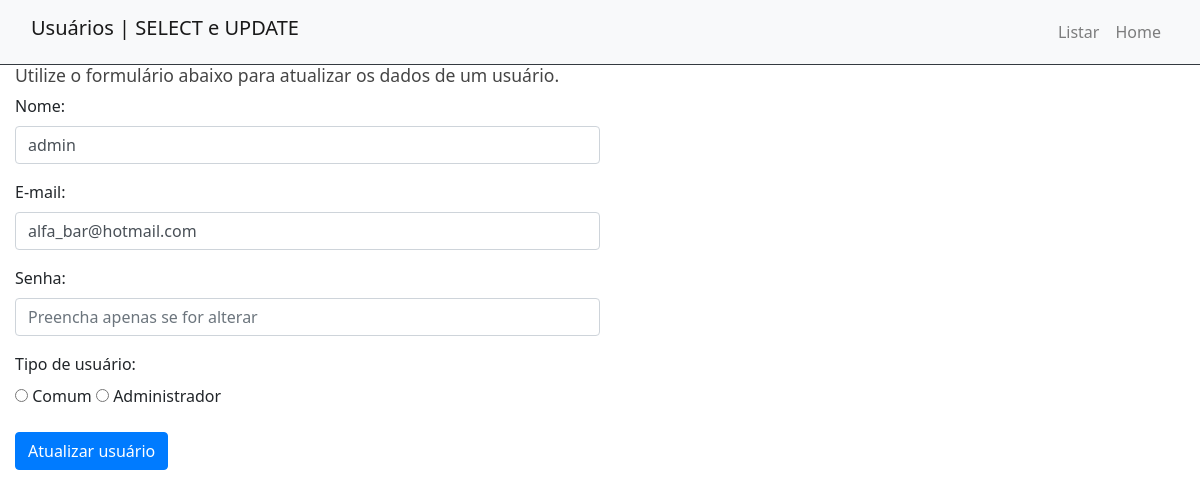
The app's page /admin/usuarios/atualizar.php?id=4 (signed in) with its own data.
### tables this page shows
CREATE TABLE `usuarios` (
  `id` tinyint(4) NOT NULL,
  `nome` varchar(50) NOT NULL,
  `email` varchar(50) NOT NULL,
  `senha` varchar(255) NOT NULL,
  `tipo` enum('administrador','comum') DEFAULT NULL
);

### src/Banco.php (called while the page is built)
<?php
abstract class Banco {
    private static PDO $conexao;
    public static function conecta():PDO{
        $servidor = "localhost";
        $usuario = "root";
        $senha = "";
        $banco = "exemplo_vendas";
        try {
            self::$conexao = new PDO(
                "mysql:host=$servidor; dbname=$banco; charset=utf8",
                $usuario,
                $senha
            );
            self::$conexao->setAttribute(
                PDO::ATTR_ERRMODE, PDO::ERRMODE_EXCEPTION
            );
        } catch(Exception $erro){
            die("Erro: ". $erro->getMessage());
        }
        return self::$conexao;
    }
}

### src/Usuario.php (called while the page is built, shortened)
<?php
require_once "Banco.php";
class Usuario {
    private int $id;
    public function __construct() {
        $this->conexao = Banco::conecta();
    }
    public function lerUmUsuario():array {
        $sql = "SELECT * FROM usuarios WHERE id = :id";
        try {
            $consulta = $this->conexao->prepare($sql);
            $consulta->bindParam(':id', $this->id, PDO::PARAM_INT);
            $consulta->execute();
            $resultado = $consulta->fetch(PDO::FETCH_ASSOC);
        } catch(Exception $erro){
            die( "Erro: " .$erro->getMessage());
        }
        return $resultado;
    }
    public function setId( $id ){
        $this->id = filter_var($id, FILTER_SANITIZE_NUMBER_INT);
    }
}

### admin/usuarios/atualizar.php (the view, shortened to what this page needs)
<?php
require "../../src/Usuario.php";
$usuario = new Usuario;
$usuario->setId($_GET['id']);
$dados = $usuario->lerUmUsuario();
?>
<!DOCTYPE html>
<html lang="pt-br">
<head>
<link rel="stylesheet" href="https://cdn.jsdelivr.net/npm/bootstrap@4.6.0/dist/css/bootstrap.min.css">
<link href="../../css/style.css" rel="stylesheet">
</head>
<body>
<header class="sticky-top border-bottom border-dark">
  <nav class="navbar navbar-expand-lg navbar-light bg-light">
    <div class="container">
      <h1 class="navbar-brand">Usuários | SELECT e UPDATE </h1>
      <div class="collapse navbar-collapse" id="navbarNav">
        <ul class="navbar-nav ml-auto">
          <li class="nav-item">
              <a href="listar.php" class="nav-link">Listar</a>
          </li>
          <li class="nav-item">
            <a class="nav-link" href="../index.php">Home</a>
          </li>
        </ul>
      </div>
    </div>
  </nav>
</header>
<div class="container">
    <h2>Utilize o formulário abaixo para atualizar os dados de um usuário.</h2>
    <form action="" method="post" class="w-50">
        <p class="form-group">
            <label class="form-label" for="nome">Nome:</label><br>
	        <input value="<?= $dados['nome']?>" class="form-control" type="text" name="nome" id="nome" required>
        </p>
        <p class="form-group">
            <label class="form-label" for="nome">E-mail:</label><br>
	        <input value="<?= $dados['email']?>" class="form-control" type="email" name="email" id="email" required>
        </p>
        <p class="form-group">
            <label class="form-label" for="nome">Senha:</label><br>
	        <input placeholder="Preencha apenas se for alterar" class="form-control" type="password" name="senha" id="senha" >
        </p>
        <p class="form-group">
            <span class="my-2 d-block">Tipo de usuário:</span>
            <input  <?php if($dados['tipo'] == 'comun') echo "checked"; ?> type="radio" name="tipo" id="comum" value="comum" required>
            <label class="form-label" for="comum">Comum</label>
            <input <?php if($dados['tipo'] == 'administrador') echo "checked"; ?> type="radio" name="tipo" id="administrador" value="administrador" required>
            <label class="form-label" for="administrador">Administrador</label>
        </p>
        <button class="btn btn-primary" name="atualizar">Atualizar usuário</button>
	</form>
</div>
</body>
</html>

### css/style.css (style rules this page uses)
html { font-size: 16px; }
body { font-family: "Segoe UI", Arial, sans-serif; }
.container { max-width: 1200px; width: 100%; margin: auto; }
h2 { font-size: 1.1rem; color: #454545; }
a { text-decoration: none; color: blue; }

### records on screen
usuarios: nome "admin", email "alfa_bar@hotmail.com", tipo "☐ Comum", tipo "☐ Administrador"
